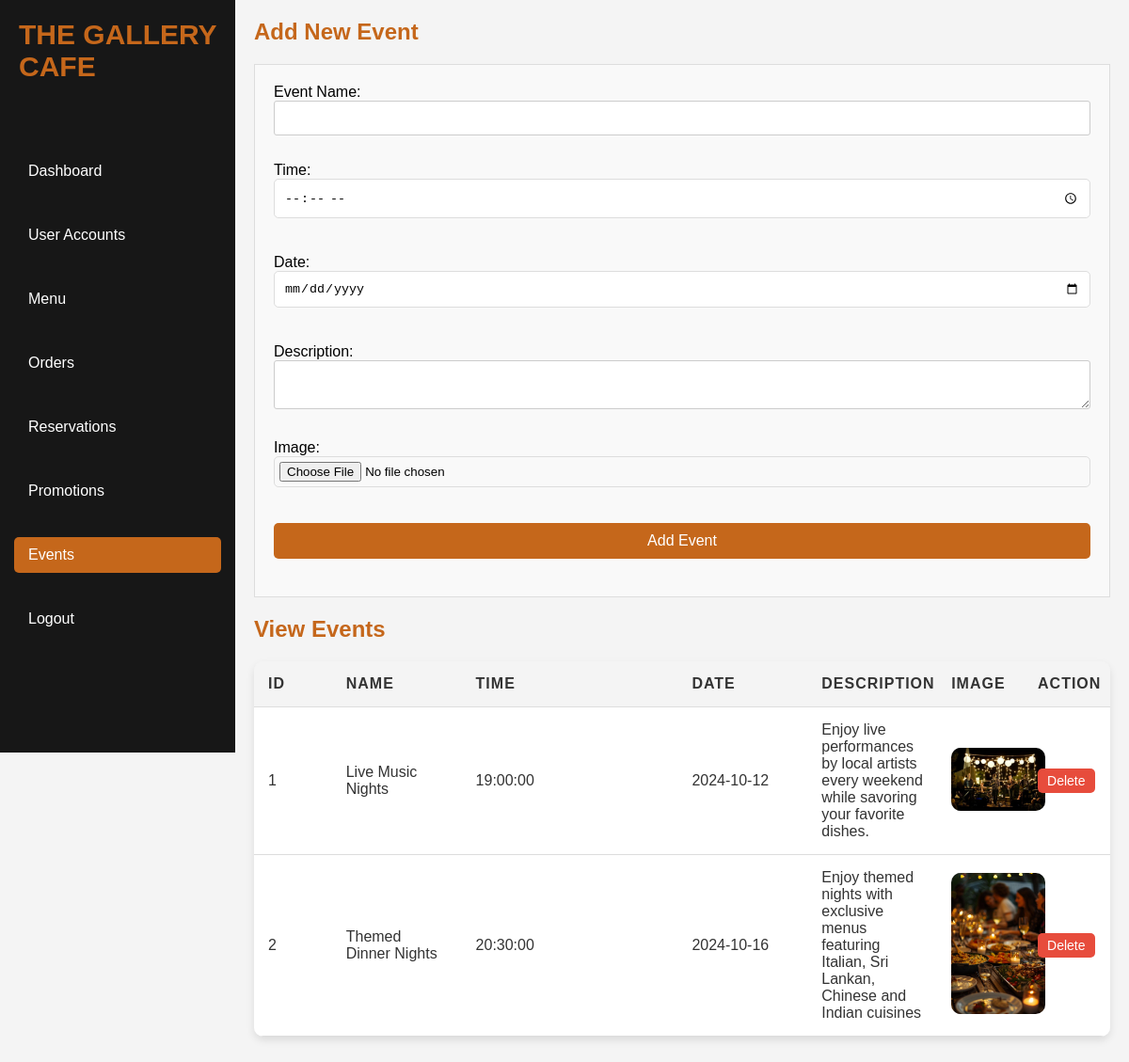
/admin/admin.php?page=aevents, run on the app's committed database.
### tables this page shows
CREATE TABLE `events` (
  `id` int(11) NOT NULL,
  `name` varchar(255) NOT NULL,
  `date` date NOT NULL,
  `time` time NOT NULL,
  `description` text NOT NULL,
  `image` varchar(255) NOT NULL
);

### admin/aevents.php (the view, shortened to what this page needs)
<?php
include('../dbconn.php');
$result = mysqli_query($conn, "SELECT * FROM events");
?>
<!DOCTYPE html>
<html lang="en">
<head>
</head>
<body>
  <h2>Add New Event</h2>
  <form action="aevents.php" method="POST" enctype="multipart/form-data">
    <label for="name">Event Name:</label>
    <input type="text" name="name" required><br><br>
    <label for="time">Time:</label>
    <input type="time" name="time" required><br><br>
    <label for="date">Date:</label>
    <input type="date" name="date" required><br><br>
    <label for="description">Description:</label>
    <textarea name="description" required></textarea><br><br>
    <label for="image">Image:</label>
    <input type="file" name="image" required><br><br>
    <input type="submit" value="Add Event">
  </form>
  <h2>View Events</h2>
  <table>
    <tr>
      <th>ID</th>
      <th>Name</th>
      <th>Time</th>
      <th>Date</th>
      <th>Description</th>
      <th>Image</th>
      <th>Action</th>
    </tr>
    <?php while ($row = mysqli_fetch_assoc($result)) { ?>
      <tr>
        <td><?php echo $row['id']; ?></td>
        <td><?php echo $row['name']; ?></td>
        <td><?php echo $row['time']; ?></td>
        <td><?php echo $row['date']; ?></td>
        <td><?php echo $row['description']; ?></td>
        <td><img src="uploads/<?php echo $row['image']; ?>" width="100"></td>
        <td>
          <a href="aevents.php?delete_id=<?php echo $row['id']; ?>" class="delete-btn" onclick="return confirm('Are you sure you want to delete this event?');">Delete</a>
        </td>
      </tr>
    <?php } ?>
  </table>
</body>
</html>

### admin/adminstyles.css (style rules this page uses)
* { margin: 0; padding: 0; box-sizing: border-box; }
body { font-family: Arial, sans-serif; background-color: #f4f4f4; }
h2 { margin-bottom: 20px; color: #c5671b; }
.delete-btn { background-color: #e74c3c; color: white; padding: 5px 10px; text-decoration: none; border-radius: 5px; border: none; font-size: 14px; cursor: pointer; display: inline-block; }
table { width: 100%; border-collapse: collapse; margin-bottom: 20px; border-radius: 10px; overflow: hidden; box-shadow: 0 4px 8px rgba(0, 0, 0, 0.1); }
th, td { padding: 15px; border-bottom: 1px solid #ddd; text-align: left; }
th { background-color: #f4f4f4; color: #333; font-weight: bold; text-transform: uppercase; letter-spacing: 1px; }
td { background-color: white; color: #333; }
table { table-layout: fixed; }
th, td { width: 25%; }
th:nth-child(1), td:nth-child(1) { width: 9%; }
th:nth-child(2), td:nth-child(2) { width: 15%; }
th:nth-child(4), td:nth-child(4) { width: 15%; }
th:nth-child(5), td:nth-child(5) { width: 15%; }
th:nth-child(6), td:nth-child(6) { width: 10%; }
th:nth-child(7), td:nth-child(7) { width: 10%; }
tbody tr:nth-child(even) { background-color: #fafafa; }
form { background-color: #f9f9f9; padding: 20px; border: 1px solid #ddd; margin-bottom: 20px; }
form input[type="text"], form input[type="email"], form input[type="password"], textarea { width: 100%; padding: 10px; margin-bottom: 10px; border: 1px solid #ccc; border-radius: 3px; }
form input, form select { width: 100%; padding: 10px; margin-bottom: 20px; border-radius: 5px; border: 1px solid #ddd; }
form input[type="file"] { padding: 5px; }
form input[type="submit"] { background-color: #c5671b; color: #fff; border: none; cursor: pointer; padding: 10px 20px; font-size: 16px; }
table img { width: 100px; height: auto; border-radius: 10px; }

### data on the page
events: id "1", name "Live Music Nights", time "19:00:00", date "2024-10-12", description "Enjoy live performances by local artists every weekend while savoring your favorite dishes.", image (picture)
events: id "2", name "Themed Dinner Nights", time "20:30:00", date "2024-10-16", description "Enjoy themed nights with exclusive menus featuring Italian, Sri Lankan, Chinese and Indian cuisines", image (picture)
